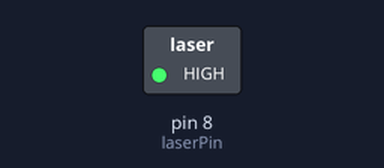
This sketch was run on a simulated Arduino Uno, built with avr-gcc and run on an emulated ATmega328P. Parts: switched loads named in the sketch (green lamp = pin HIGH).

Above: at 0.1 s.
Timing chart, 0 to 1.6 s (numbered marks = the images above):
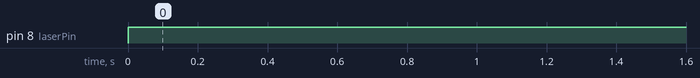

Measured:
- by itself, pin 8 (laserPin): LOW → HIGH at 0.00 s

The sketch:

laser.ino
```cpp
int laserPin = 8;

void setup() {
  pinMode(laserPin, OUTPUT);  // Define the digital output interface pin 13
}

void loop() {
  digitalWrite(laserPin, HIGH); // Open the laser head
}
```
